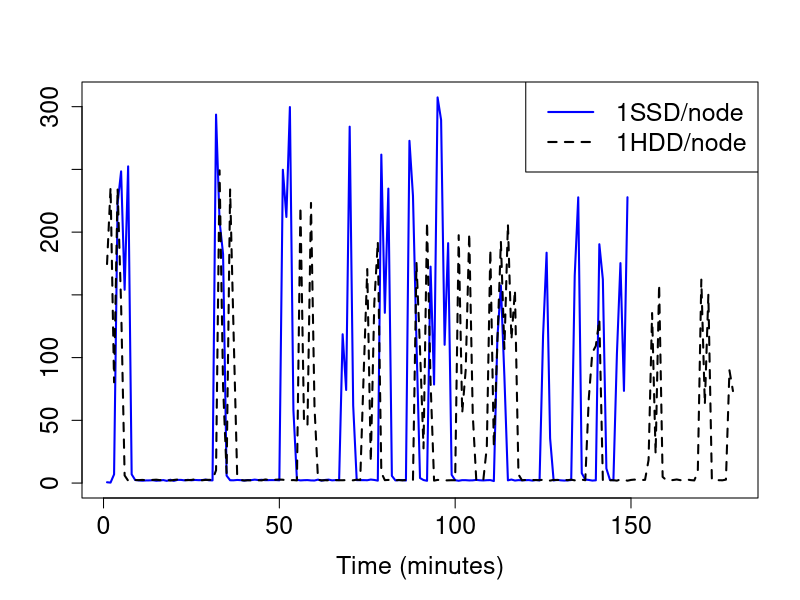

Generate this figure with R:
#Where the file is saved
pdf("/home/hadoop/rough/MyGITProjects/PGA_EvaluationArchitecturePaper/Evaluation-architectures-for-big-data/LsuSamsungPaper/Figure/SystemData/Plots/ECHddSsdWrIops.pdf", family="Times")

#Read data from CSV
data <- read.csv(file="EC_1HDD_rwiops.csv",head=FALSE,sep=",")

x <- 1:length(data$V19)

lt <- c(1,2)

plot(x, data$V19, type='l', col='blue', lwd=2, lty=lt[1], ann=FALSE, cex.axis=1.5)
lines(x, data$V9, col='black', lwd=2, lty=lt[2])

title(xlab="Time (minutes)", cex.lab=1.5)
title(ylab="", cex.lab=1.5)
#title(main="IOPS Over Time")

legend("topright", c("1SSD/node", "1HDD/node"), col=c("blue","black"), lwd=c(2,2), lty=lt, cex = 1.5)

#print(data$V5)
dev.off()
